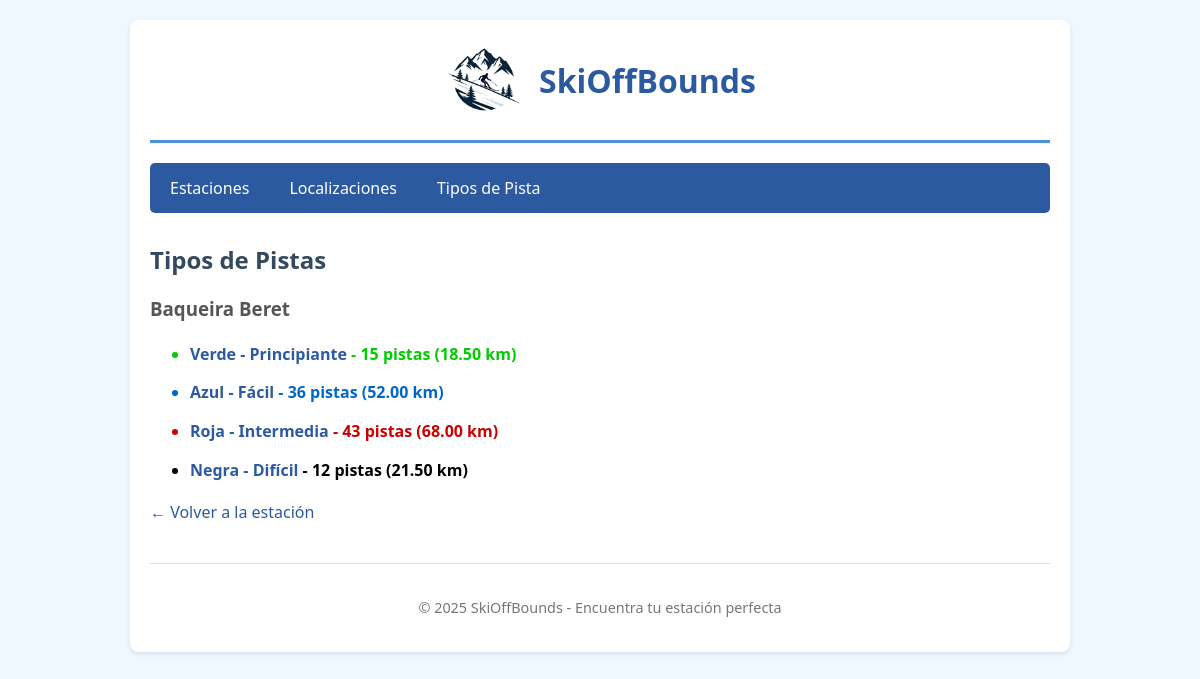
Page /app/estaciones/1/pistas/ on the committed database.
### app/models.py (models this page shows, shortened)
class Estacion(models.Model):
    localizacion = models.ForeignKey(
        Localizacion,
        on_delete=models.PROTECT,  # No permitir borrar localización si tiene estaciones
        related_name='estaciones',
        help_text="Región donde se encuentra la estación"
    )
    tipos_pista = models.ManyToManyField(
        TipoPista,
        through='PistaEstacion',  # Tabla intermedia para almacenar cantidad de pistas
        related_name='estaciones',
        help_text="Tipos de pistas disponibles"
    )
    nombre = models.CharField(
        max_length=100,
        unique=True,
        help_text="Ej: Baqueira Beret, Formigal"
    )
    descripcion = models.TextField(blank=True, null=True)
    latitud = models.DecimalField(
        max_digits=9,
        decimal_places=6,
        help_text="Latitud en formato decimal"
    )
    longitud = models.DecimalField(
        max_digits=9,
        decimal_places=6,
        help_text="Longitud en formato decimal"
    )
    km_pistas_totales = models.DecimalField(
        max_digits=6,
        decimal_places=2,
        validators=[MinValueValidator(0)],
        help_text="Kilómetros totales de pistas"
    )
    altitud_minima = models.IntegerField(
        validators=[MinValueValidator(0)],
        help_text="Altitud mínima en metros"
    )
    altitud_maxima = models.IntegerField(
        validators=[MinValueValidator(0)],
        help_text="Altitud máxima en metros"
    )
    numero_remontes = models.IntegerField(
        default=0,
        validators=[MinValueValidator(0)],
        help_text="Número total de remontes mecánicos"
    )
    telefono = models.CharField(max_length=20, blank=True, null=True)
    web = models.URLField(blank=True, null=True)
    imagen_portada = models.URLField(
        blank=True,
        null=True,
        help_text="URL de la imagen principal"
    )
    fecha_creacion = models.DateTimeField(auto_now_add=True)
    fecha_actualizacion = models.DateTimeField(auto_now=True)
    class Meta:
        verbose_name = "Estación"
        verbose_name_plural = "Estaciones"
        ordering = ['-km_pistas_totales']  # Ordenar por km de pista (mayor a menor)

class PistaEstacion(models.Model):
    estacion = models.ForeignKey(
        Estacion,
        on_delete=models.CASCADE,  # Si se borra la estación, se borran sus pistas
        related_name='pistas_detalle'
    )
    tipo_pista = models.ForeignKey(
        TipoPista,
        on_delete=models.CASCADE,
        related_name='pistas_detalle'
    )
    cantidad = models.IntegerField(
        default=0,
        validators=[MinValueValidator(0)],
        help_text="Número de pistas de este tipo"
    )
    km_totales = models.DecimalField(
        max_digits=6,
        decimal_places=2,
        default=0,
        validators=[MinValueValidator(0)],
        help_text="Kilómetros totales de este tipo de pista"
    )
    class Meta:
        verbose_name = "Pista por Estación"
        verbose_name_plural = "Pistas por Estación"
        unique_together = ['estacion', 'tipo_pista']  # No repetir combinación
        ordering = ['tipo_pista__nivel_dificultad']

class TipoPista(models.Model):
    COLORES = [
        ('verde', 'Verde - Principiante'),
        ('azul', 'Azul - Fácil'),
        ('roja', 'Roja - Intermedia'),
        ('negra', 'Negra - Difícil'),
    ]
    nombre = models.CharField(
        max_length=20,
        choices=COLORES,
        unique=True
    )
    descripcion = models.TextField(
        blank=True,
        null=True,
        help_text="Características y nivel de dificultad"
    )
    nivel_dificultad = models.IntegerField(
        default=1,
        validators=[MinValueValidator(1), MaxValueValidator(5)],
        help_text="Nivel de dificultad del 1 (más fácil) al 5 (más difícil)"
    )
    class Meta:
        verbose_name = "Tipo de Pista"
        verbose_name_plural = "Tipos de Pista"
        ordering = ['nivel_dificultad']

### app/views.py (the view)
# urls.py: path('estaciones/<int:estacion_id>/pistas/', views.index_pistas_por_estacion, name='estacion_pistas'),
def index_pistas_por_estacion(request, estacion_id):
    estacion = get_object_or_404(Estacion, pk=estacion_id)
    pistas = estacion.pistas_detalle.all()
    context = {'estacion': estacion, 'pistas': pistas}
    return render(request, 'pistas_estacion.html', context)

### app/templates/pistas_estacion.html (shortened to what this page needs)
{% extends "base.html" %}
{% block contenido %}
<h2>Tipos de Pistas</h2>
<h3>{{ estacion.nombre }}</h3>
{% if pistas %}
    <ul>
        {% for p in pistas %}
        <li class="pista-{{ p.tipo_pista.nombre }}">
            <a href="{% url 'skioffbounds:tipo_pista_detalle' p.tipo_pista.id %}">
                {{ p.tipo_pista.get_nombre_display }}
            </a>
            - {{ p.cantidad }} pistas ({{ p.km_totales }} km)
        </li>
        {% endfor %}
    </ul>
{% else %}
    <p>Esta estación no tiene pistas registradas aún.</p>
{% endif %}
<p><a href="{% url 'skioffbounds:estacion_detalle' estacion.id %}">← Volver a la estación</a></p>
{% endblock %}

### app/static/css/style.css (style rules this page uses)
body { font-family: 'Segoe UI', Tahoma, Geneva, Verdana, sans-serif; margin: 0; padding: 0; background-color: #f0f8ff; }
h2 { color: #34495e; margin-top: 20px; }
h3 { color: #555; }
#content > ul li { margin: 10px 0; line-height: 1.8; }
a { color: #2c5aa0; text-decoration: none; transition: color 0.3s; }
.pista-verde { color: #00cc00; font-weight: bold; }
.pista-azul { color: #0066cc; font-weight: bold; }
.pista-roja { color: #cc0000; font-weight: bold; }
.pista-negra { color: #000000; font-weight: bold; }

### rows in the picture
Estacion: nombre "Baqueira Beret"
PistaEstacion: tipo_pista.nombre "Verde - Principiante", cantidad "15", km_totales "18.50"
PistaEstacion: tipo_pista.nombre "Azul - Fácil", cantidad "36", km_totales "52.00"
PistaEstacion: tipo_pista.nombre "Roja - Intermedia", cantidad "43", km_totales "68.00"
PistaEstacion: tipo_pista.nombre "Negra - Difícil", cantidad "12", km_totales "21.50"
